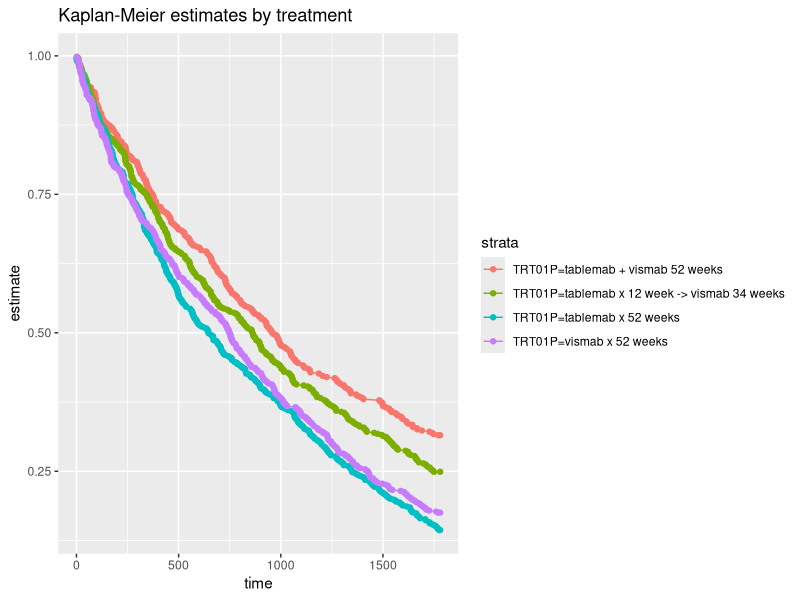

The R script that drew this image:
## ---- chunk 1
knitr::opts_chunk$set(echo = FALSE)
## ---- chunk 2
library(tidyverse)    
library(broom)
library(survival)

# load data
ADTTE <- read_csv('2020-04-08-psi-vissig-adtte.csv')

# plot KM curve by treatment 
survfit(Surv(AVAL, CNSR == 1) ~ TRT01P  , data = ADTTE )  %>%
  tidy(fit) %>%
  ggplot(aes(time, estimate, group = strata, colour = strata)) + 
  geom_line() +
  geom_point() +
  ggtitle("Kaplan-Meier estimates by treatment") 
